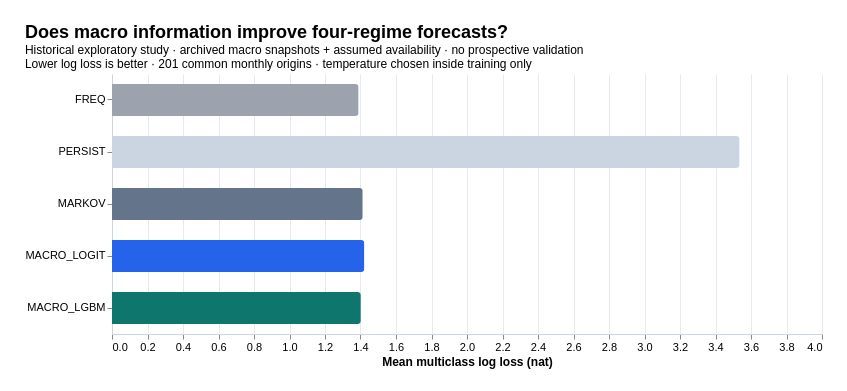

Express this chart as Vega-Lite.
### Vega-Lite specification from a JSON file in a GitHub repository (floating-point values rounded to 4 significant figures)
{"title": {"text": "Does macro information improve four-regime forecasts?", "subtitle": ["Historical exploratory study · archived macro snapshots + assumed availability · no prospective validation", "Lower log loss is better · 201 common monthly origins · temperature chosen inside training only"]}, "width": 710, "height": 260, "data": {"values": [{"model": "FREQ", "n": 201, "start": "2009-09", "end": "2026-05", "log_loss": 1.389, "brier": 0.7515, "accuracy": 0.2438, "balanced_accuracy": 0.1997, "macro_f1": 0.1382, "raw": false}, {"model": "PERSIST", "n": 201, "start": "2009-09", "end": "2026-05", "log_loss": 3.535, "brier": 1.472, "accuracy": 0.2338, "balanced_accuracy": 0.225, "macro_f1": 0.2249, "raw": false}, {"model": "MARKOV", "n": 201, "start": "2009-09", "end": "2026-05", "log_loss": 1.413, "brier": 0.7663, "accuracy": 0.2388, "balanced_accuracy": 0.223, "macro_f1": 0.2229, "raw": false}, {"model": "MACRO_LOGIT", "n": 201, "start": "2009-09", "end": "2026-05", "log_loss": 1.422, "brier": 0.7713, "accuracy": 0.199, "balanced_accuracy": 0.1622, "macro_f1": 0.1324, "raw": false}, {"model": "MACRO_LGBM", "n": 201, "start": "2009-09", "end": "2026-05", "log_loss": 1.402, "brier": 0.7603, "accuracy": 0.2438, "balanced_accuracy": 0.2119, "macro_f1": 0.1997, "raw": false}]}, "mark": {"type": "bar", "cornerRadiusEnd": 3, "size": 32}, "encoding": {"y": {"field": "model", "type": "nominal", "sort": ["FREQ", "PERSIST", "MARKOV", "MACRO_LOGIT", "MACRO_LGBM"], "title": null}, "x": {"field": "log_loss", "type": "quantitative", "title": "Mean multiclass log loss (nat)"}, "color": {"field": "model", "type": "nominal", "legend": null, "scale": {"domain": ["FREQ", "PERSIST", "MARKOV", "MACRO_LOGIT", "MACRO_LGBM"], "range": ["#9ca3af", "#cbd5e1", "#64748b", "#2563eb", "#0f766e"]}}}, "background": "#ffffff", "padding": 24, "config": {"font": "Arial", "title": {"fontSize": 18, "anchor": "start"}, "axis": {"labelFontSize": 11, "titleFontSize": 12, "gridColor": "#e5eaf0", "domainColor": "#cbd5e1"}, "view": {"stroke": null}}}
